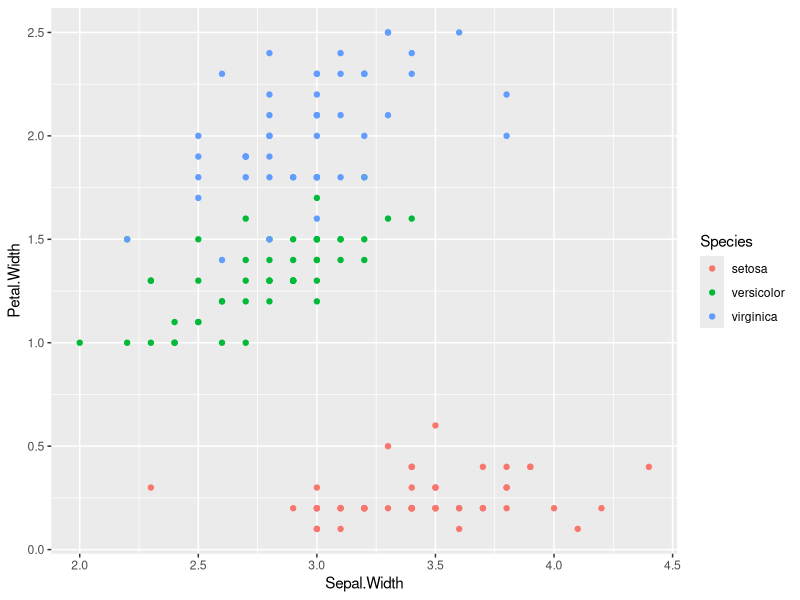

Generate this figure with R:
## ---- chunk 1
knitr::opts_chunk$set(echo = FALSE, message = FALSE, comment = FALSE, warning = FALSE)
## ---- chunk 2
library(tidyverse)
ggplot(iris, aes(x = Sepal.Width, y = Petal.Width, colour = Species))+
  geom_point()
## ---- chunk 3
knitr::kable(head(iris),caption = "marco de datos")
